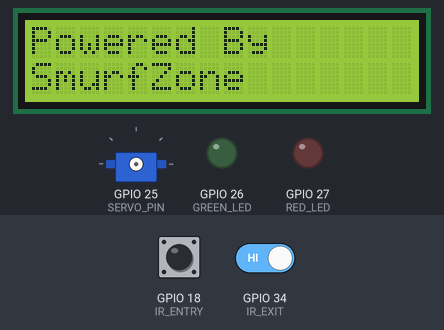
A sketch run on a simulated ESP32. Parts: 16×2 character LCD, servo, output pins drawn as LEDs (lit = HIGH). Inputs (shaded band) come from the test bench; at power-on: GPIO 18 (IR_ENTRY) HIGH, GPIO 34 (IR_EXIT) HIGH. WiFi joins after 1.5 s; servers stay silent unless stated; what the sketch prints to the serial monitor is not drawn.

Above: at 2.2 s.
At 6.8 s:
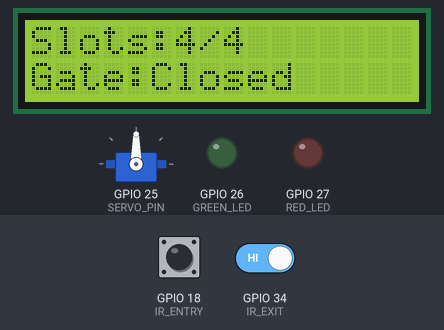
6.9 s: GPIO 18 (IR_ENTRY) driven LOW
At 8.3 s:
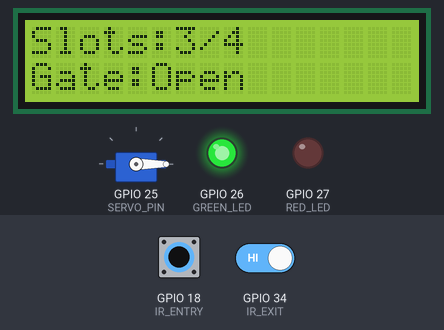
9.9 s: GPIO 18 (IR_ENTRY) pulsed HIGH 5 times (0.12 s each, 0.3 s apart)
At 10.5 s:
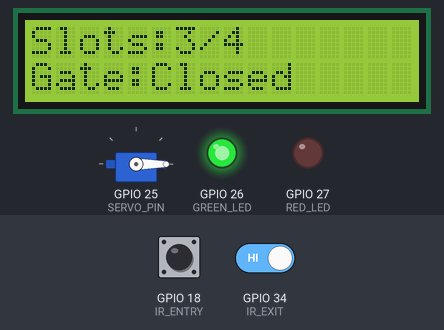
14.4 s: GPIO 18 (IR_ENTRY) driven HIGH and GPIO 34 (IR_EXIT) driven LOW
At 19.3 s:
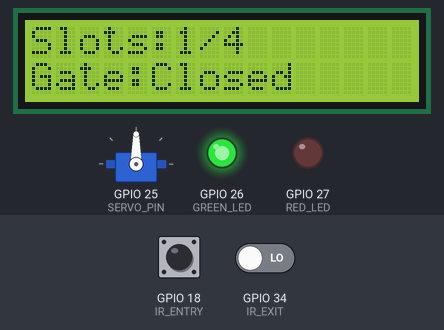
Timing chart, 0 to 20.8 s (numbered marks = the images above; inputs shaded):
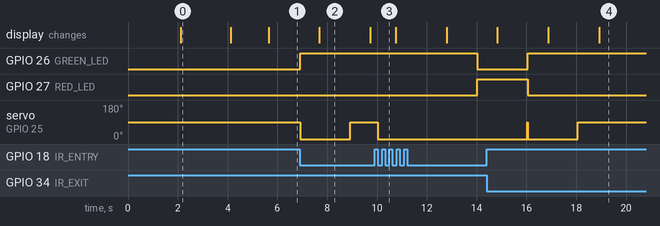

Measured:
- after the input at 6.9 s, GPIO 26 (GREEN_LED): LOW → HIGH at once; servo on GPIO 25 (SERVO_PIN): 90° → 0° at once, → 90° 2.0 s later; the display: changes after 0.79 s (image 2)
- after the input at 9.9 s, GPIO 26 (GREEN_LED): HIGH → LOW after 4.1 s; GPIO 27 (RED_LED): LOW → HIGH after 4.1 s; servo on GPIO 25 (SERVO_PIN): 90° → 0° after 0.13 s
- after the input at 14.4 s, GPIO 26 (GREEN_LED): LOW → HIGH after 1.7 s; GPIO 27 (RED_LED): HIGH → LOW after 1.7 s
- what the display in image 0 shows lasts 2.0 s, from 2.1 s to 4.1 s

The sketch:

SmartParking.ino
```cpp
// ==================================================
// Smart Parking System - Powered By SmurfZone
// ==================================================

// ===================== Libraries =====================
// I2C communication and LCD control
#include <Wire.h>
#include <LiquidCrystal_I2C.h>

// Servo motor control
#include <ESP32Servo.h>

// WiFi and secure client libraries
#include <WiFi.h>
#include <WiFiClientSecure.h>

// Telegram Bot library
#include <UniversalTelegramBot.h>

// FreeRTOS core libraries
#include "freertos/FreeRTOS.h"
#include "freertos/task.h"
#include "freertos/queue.h"
#include "freertos/semphr.h"

// ESP32 Web Server
#include <WebServer.h>

// ================= WiFi credentials =================

#define WIFI_SSID     ""
#define WIFI_PASSWORD ""

// ================= Telegram =================
#define BOT_TOKEN "8582571727:AAEv6B6SXq1TZUuKzhtib78ykhc88Y4O_Rw"
#define CHAT_ID   "1153208115"

// Telegram root certificate for secure connection
extern const char TELEGRAM_CERTIFICATE_ROOT[] asm("_binary_telegram_cert_pem_start");

// Secure client and bot object
WiFiClientSecure telegramClient;
UniversalTelegramBot bot(BOT_TOKEN, telegramClient);

// ================= Hardware =================
#define IR_ENTRY   18
#define IR_EXIT    34
#define SERVO_PIN  25
#define GREEN_LED  26
#define RED_LED    27

LiquidCrystal_I2C lcd(0x27, 16, 2);
Servo barrierServo; // Servo motor object

// ================= RTOS =================
QueueHandle_t eventQueue;
QueueHandle_t telegramQueue;
SemaphoreHandle_t slotsSemaphore; // Semaphore representing available parking slots
SemaphoreHandle_t lcdMutex; // Mutex to protect LCD access between tasks

// ================= System =================
const int totalSlots = 4;
String gateStatus = "Closed";

// Flags to prevent overlapping entry/exit processes
bool enteringProcess = false;
bool exitingProcess  = false;

// ================= Parking Data =================
struct CarInfo {
  bool occupied;
  unsigned long entryTime;
};

CarInfo spots[4];

// Information about the last exited car
int lastCarID = -1;
unsigned long lastCarTime = 0;
int lastCarPrice = 0;

// ================= Telegram Struct =================
struct TelegramMsg {
  int carID;
  unsigned long timeSec;
  int price;
};

// ================= Events =================
enum EventType { ENTRY, EXIT };
struct CarEvent { EventType type; };

// ================= LEDs =================
// Update LEDs based on available parking slots
void updateLEDs() {
  int freeSlots = uxSemaphoreGetCount(slotsSemaphore);
  digitalWrite(GREEN_LED, freeSlots > 0);
  digitalWrite(RED_LED,   freeSlots == 0);
}

// ================= Price =================
int calculatePrice(unsigned long seconds) {
  int blocks = seconds / 5;
  if (seconds % 5) blocks++;
  if (blocks < 1) blocks = 1;
  return blocks * 10;
}

// ================= WiFi + Telegram =================
void connectToWiFiAndTelegram() {
  WiFi.begin(WIFI_SSID, WIFI_PASSWORD);
  while (WiFi.status() != WL_CONNECTED) {
    delay(500);
  }
  telegramClient.setCACert(TELEGRAM_CERTIFICATE_ROOT);
}

// ================= Web Task =================
// port 80
WebServer server(80);

// handling HTTP client requests
void WebTask(void *pv) {
  while (1) {
    server.handleClient();
    vTaskDelay(pdMS_TO_TICKS(10));
  }
}

// ================= Web API =================

void handleData() {
  String json = "{";

  json += "\"available\":" + String(uxSemaphoreGetCount(slotsSemaphore)) + ",";
  json += "\"gate\":\"" + gateStatus + "\",";
  json += "\"lastCarID\":" + String(lastCarID) + ",";
  json += "\"lastTime\":" + String(lastCarTime) + ",";
  json += "\"lastPrice\":" + String(lastCarPrice) + ",";
  json += "\"spots\":[";

  for (int i = 0; i < totalSlots; i++) {
    json += spots[i].occupied ? "1" : "0";
    if (i < totalSlots - 1) json += ",";
  }

  json += "]}";

  server.send(200, "application/json", json);
}

// ================= HTML Dashboard =================
// ================= SmurfZone Dashboard =================
String getHTML() {
  return R"rawliteral(
<!DOCTYPE html>
<html>
<head>
<meta charset="utf-8">
<title>SmurfZone Parking</title>
<link href="https://cdnjs.cloudflare.com/ajax/libs/font-awesome/6.5.0/css/all.min.css" rel="stylesheet">
<style>
/* ===== Global ===== */
body{
  margin:0;
  font-family: "Segoe UI", Tahoma, Arial, sans-serif;
  background: linear-gradient(135deg,#0f172a,#1e293b);
  color:#e5e7eb;
}
/* ===== Header ===== */
.header{
  background:#020617;
  padding:22px 30px;
  display:flex;
  align-items:center;
  justify-content:center;
  gap:15px;
  box-shadow:0 6px 18px rgba(0,0,0,0.6);
}
.logo{
  font-size:34px;
}
.header h1{
  margin:0;
  font-size:26px;
  letter-spacing:1px;
  color:#38bdf8;
}
/* ===== Container ===== */
.container{
  padding:35px 20px;
  max-width:1100px;
  margin:auto;
  min-height:calc(100vh - 160px);
}
/* ===== Parking Spots ===== */
.spots{
  display:grid;
  grid-template-columns:repeat(auto-fit,minmax(140px,1fr));
  gap:28px;
  margin-top:30px;
}
.spot{
  height:150px;
  border-radius:22px;
  display:flex;
  flex-direction:column;
  align-items:center;
  justify-content:center;
  gap:10px;
  font-size:18px;
  font-weight:600;
  letter-spacing:0.5px;
  transition:all 0.3s ease;
  box-shadow:0 8px 20px rgba(0,0,0,0.35);
  position:relative;
}
/* Car Emoji */
.spot i{
  font-size:42px;
  margin-bottom:6px;
  opacity:0.4;
  transition:all 0.3s ease;
}
/* Free */
.free i{
  opacity:0.35;
}
/* Busy */
.busy i{
  opacity:1;
  transform:scale(1.25);
  color:#064e3b;
}
/* Free Slot */
.free{
  background:linear-gradient(145deg,#334155,#475569);
  color:#e5e7eb;
}
.free::before{
  opacity:0.35;
}
/* Busy Slot */
.busy{
  background:linear-gradient(145deg,#4ade80,#22c55e);
  color:#f0fdf4;
  box-shadow:0 0 14px rgba(74,222,128,0.45);
  transform:scale(1.04);
}
.busy::before{
  opacity:1;
  transform:scale(1.2);
}
/* Hover */
.spot:hover{
  transform:translateY(-6px);
}
/* ===== Cards ===== */
.cards{
  display:grid;
  grid-template-columns:repeat(auto-fit,minmax(260px,1fr));
  gap:28px;
  margin-top:55px;
}
.card{
  background:linear-gradient(145deg,#020617,#0f172a);
  padding:26px;
  border-radius:20px;
  box-shadow:0 10px 25px rgba(0,0,0,0.55);
  transition:0.3s;
}
.card:hover{
  transform:translateY(-6px);
}
.card h3{
  margin-top:0;
  margin-bottom:16px;
  color:#38bdf8;
  font-size:18px;
  letter-spacing:0.5px;
}
.card p{
  margin:8px 0;
  font-size:15px;
}
/* Highlighted Values */
#gate,
#cid,
#ctime,
#cprice{
  font-weight:600;
  color:#fbbf24;
}
/* ===== Footer ===== */
.footer{
  background:#020617;
  text-align:center;
  padding:16px;
  font-size:14px;
  color:#94a3b8;
  box-shadow:0 -4px 14px rgba(0,0,0,0.45);
}
.footer span{
  color:#38bdf8;
  font-weight:600;
}
</style>
</head>
<body>
<!-- ===== Header ===== -->
<div class="header">
  <div class="logo">🧢</div>
  <h1>SmurfZone Parking</h1>
</div>
<!-- ===== Content ===== -->
<div class="container">
  <div class="spots">
<div id="s1" class="spot free">
  <i class="fas fa-car"></i>
  Spot 1
</div>
<div id="s2" class="spot free">
  <i class="fas fa-car"></i>
  Spot 2
</div>
<div id="s3" class="spot free">
  <i class="fas fa-car"></i>
  Spot 3
</div>
<div id="s4" class="spot free">
  <i class="fas fa-car"></i>
  Spot 4
</div>
  </div>
  <div class="cards">
    <div class="card">
      <h3>Gate Status</h3>
      <p id="gate">Closed</p>
    </div>
    <div class="card">
      <h3>Last Car</h3>
      <p>ID: <span id="cid">-</span></p>
      <p>Time: <span id="ctime">0</span> sec</p>
      <p>Price: <span id="cprice">0</span> EGP</p>
    </div>
  </div>
</div>
<!-- ===== Footer ===== -->
<div class="footer">
  © ZAKY <span>SmurfZone</span> Smart Parking System
</div>
<script>
async function update(){
  let r = await fetch("/data");
  let d = await r.json();
  for(let i=1;i<=4;i++){
    let s=document.getElementById("s"+i);
    s.className = d.spots[i-1] ? "spot busy" : "spot free";
  }
  document.getElementById("gate").innerText = d.gate;
  document.getElementById("cid").innerText = d.lastCarID;
  document.getElementById("ctime").innerText = d.lastTime;
  document.getElementById("cprice").innerText = d.lastPrice;
}
setInterval(update,1000);
update();
</script>
</body>
</html>
)rawliteral";
}

// ================= Tasks =================

// ================= Sensor Task =================
void SensorTask(void *pv) {
  bool entryFlag = false, exitFlag = false; // Flags to avoid repeated triggering

  while (1) {
    bool entry = digitalRead(IR_ENTRY) == LOW;
    bool exitS = digitalRead(IR_EXIT)  == LOW;

    // Get current number of available slots (slotsSemaphore)
    int available = uxSemaphoreGetCount(slotsSemaphore);

    // Conditions:
    // - Entry sensor active
    // - Exit sensor inactive
    // - Not already processed
    // - Free slots available
    // - No exit operation in progress
    if (entry && !exitS && !entryFlag && available > 0 && !exitingProcess) {
      entryFlag = true;
      CarEvent ev = { ENTRY };
      xQueueSend(eventQueue, &ev, portMAX_DELAY);
    }


    // -------- EXIT detection --------
    // Conditions:
    // - Exit sensor active
    // - Entry sensor inactive
    // - Parking not empty
    // - No entry operation in progress
    if (exitS && !entry && !exitFlag && available < totalSlots && !enteringProcess) {
      exitFlag = true;
      CarEvent ev = { EXIT };
      xQueueSend(eventQueue, &ev, portMAX_DELAY);
    }

    // Reset flags when sensors are released
    if (!entry) entryFlag = false;
    if (!exitS) exitFlag = false;

    vTaskDelay(pdMS_TO_TICKS(50));
  }
}

// ================= Gate Task =================
void GateTask(void *pv) {
  CarEvent ev;

  while (1) {

    // Wait for an event from SensorTask
    if (xQueueReceive(eventQueue, &ev, portMAX_DELAY)) {

      // ENTRY
      if (ev.type == ENTRY) {
        enteringProcess = true;

        // Find the first free slot
        if (xSemaphoreTake(slotsSemaphore, 0)) {
          for (int i = 0; i < totalSlots; i++) {
            if (!spots[i].occupied) {
              spots[i].occupied = true;
              spots[i].entryTime = millis();
              break;
            }
          }
          // Update system state
          updateLEDs();
          gateStatus = "Open";

          barrierServo.write(0);
          vTaskDelay(pdMS_TO_TICKS(2000));
          barrierServo.write(90);
          gateStatus = "Closed";
        }
        enteringProcess = false;
      }

      // EXIT
      if (ev.type == EXIT) {
        exitingProcess = true;

        int oldest = -1;
        unsigned long oldestTime = ULONG_MAX;

        // Find the car that entered earliest
        for (int i = 0; i < totalSlots; i++) {
          if (spots[i].occupied && spots[i].entryTime < oldestTime) {
            oldestTime = spots[i].entryTime;
            oldest = i;
          }
        }

        if (oldest != -1) {
          // Calculate parking duration
          unsigned long t = (millis() - spots[oldest].entryTime) / 1000;
          int price = calculatePrice(t);

          // Update dashboard data
          lastCarID = oldest + 1;
          lastCarTime = t;
          lastCarPrice = price;

          // Send data to Telegram task
          TelegramMsg msg = { lastCarID, t, price };
          xQueueSend(telegramQueue, &msg, portMAX_DELAY);

          // Free the parking slot
          spots[oldest].occupied = false;
          xSemaphoreGive(slotsSemaphore);
        }

        updateLEDs();
        gateStatus = "Open";
        barrierServo.write(0);
        vTaskDelay(pdMS_TO_TICKS(2000));
        barrierServo.write(90);
        gateStatus = "Closed";

        exitingProcess = false;
      }
    }
  }
}

// ================= Telegram Task =================
void TelegramTask(void *pv) {
  TelegramMsg msg;

  while (1) {
    if (xQueueReceive(telegramQueue, &msg, portMAX_DELAY)) {

      String text =
        "🚗 Car Exited Parking\n"
        "🆔 Car ID: " + String(msg.carID) + "\n"
        "⏱ Time: " + String(msg.timeSec) + " sec\n"
        "💰 Price: " + String(msg.price) + " EGP";

      bot.sendMessage(CHAT_ID, text, "");

      // Delay to avoid Telegram flooding
      vTaskDelay(pdMS_TO_TICKS(1500));  // مهم
    }
  }
}

// -------- Logger Task --------
// void LoggerTask(void *pv) {
//   while (1) {
//     Serial.print("Slots: ");
//     Serial.print(uxSemaphoreGetCount(slotsSemaphore));
//     Serial.print(" | Gate: ");
//     Serial.println(gateStatus);
//     vTaskDelay(pdMS_TO_TICKS(2000));
//   }
// }
// ================= LCD Task =================
void LCDTask(void *pv) {
  while (1) {

    xSemaphoreTake(lcdMutex, portMAX_DELAY); // Lock LCD
    lcd.clear();
    lcd.setCursor(0,0);
    lcd.print("Slots:");
    lcd.print(uxSemaphoreGetCount(slotsSemaphore));
    lcd.print("/");
    lcd.print(totalSlots);
    lcd.setCursor(0,1);
    lcd.print("Gate:");
    lcd.print(gateStatus);
    xSemaphoreGive(lcdMutex); // Unlock LCD
    vTaskDelay(pdMS_TO_TICKS(1000));
  }
}


// ================= Boot LCD Message =================
void showBootMessage() {
  lcd.clear();
  lcd.setCursor(0,0);
  lcd.print("Smart Parking");
  lcd.setCursor(0,1);
  lcd.print("System Starting");
  delay(2000);

  lcd.clear();
  lcd.setCursor(0,0);
  lcd.print("Powered By");
  lcd.setCursor(0,1);
  lcd.print("SmurfZone");
  delay(2000);

  lcd.clear();
}

// ================= Setup =================
// System initialization
void setup() {
  Serial.begin(115200);

  // Configure hardware pins
  pinMode(IR_ENTRY, INPUT_PULLUP);
  pinMode(IR_EXIT, INPUT_PULLUP);
  pinMode(GREEN_LED, OUTPUT);
  pinMode(RED_LED, OUTPUT);

  // Initialize LCD
  lcd.init();
  lcd.backlight();

  // Show boot message
  showBootMessage();

   // Initialize servo
  barrierServo.attach(SERVO_PIN);
  barrierServo.write(90);

  connectToWiFiAndTelegram();

  // Debug output
  Serial.println();
  Serial.println("✅ WiFi Connected");
  Serial.print("🌐 Dashboard URL: http://");
  Serial.println(WiFi.localIP());

  // Create RTOS objects
  eventQueue     = xQueueCreate(10, sizeof(CarEvent));
  telegramQueue  = xQueueCreate(5, sizeof(TelegramMsg));
  slotsSemaphore = xSemaphoreCreateCounting(totalSlots, totalSlots);
  lcdMutex       = xSemaphoreCreateMutex();

  // Initialize parking slots
  for (int i = 0; i < totalSlots; i++) {
  spots[i].occupied = false;
  spots[i].entryTime = 0;
}

  //Configure web server routes
  server.on("/", []() {
    server.send(200, "text/html", getHTML());
  });

  server.on("/data", handleData);
  server.begin();

  //Create FreeRTOS tasks
  xTaskCreate(WebTask,      "Web",      4096, NULL, 1, NULL);
  xTaskCreate(SensorTask,   "Sensor",   2048, NULL, 2, NULL);
  xTaskCreate(GateTask,     "Gate",     4096, NULL, 2, NULL);
  xTaskCreate(TelegramTask, "Telegram", 8192, NULL, 1, NULL);
  xTaskCreate(LCDTask,      "LCD",      2048, NULL, 1, NULL);
}

// Main loop is unused
void loop() {
  vTaskDelay(portMAX_DELAY);
}
```
